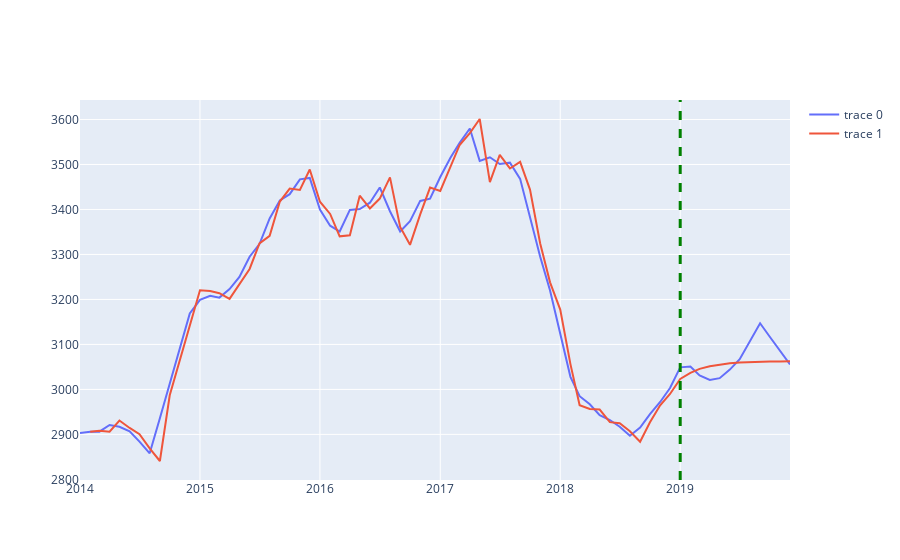

Source (notebook cell):
### Code cell
plot_arima('10028', pred_dict_bike)
